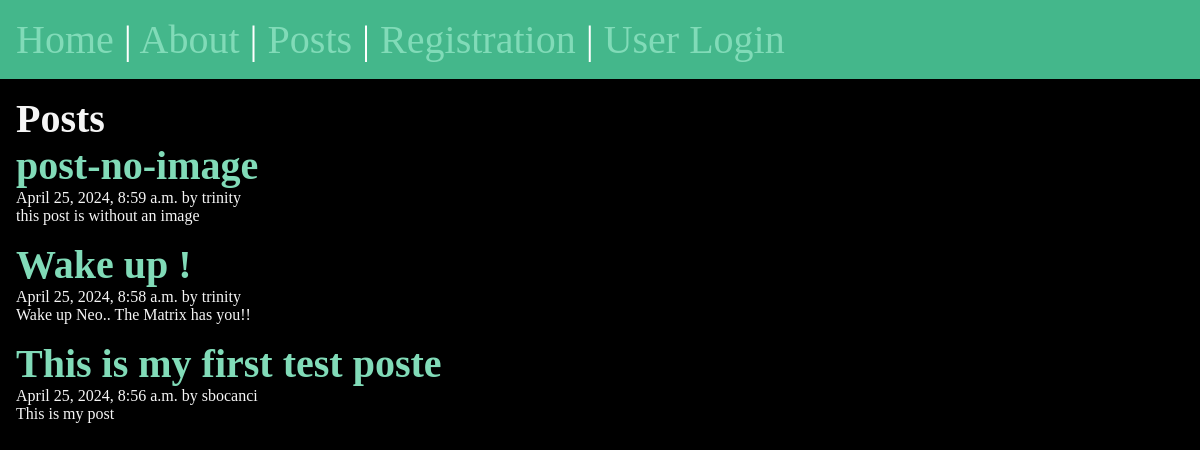
/posts/, run on the app's committed database.
### posts/models.py (models this page shows, shortened)
class Post(models.Model):
	title = models.CharField(max_length=100)
	body = models.TextField()
	slug = models.SlugField()
	date = models.DateTimeField(auto_now_add=True)
	banner = models.ImageField(default='default.jpeg', blank=True) # this wont work withoul pillow installed !!
	author = models.ForeignKey(User, on_delete=models.CASCADE, default=None) # this will create a foreign key to the User model (on_delete=models.CASCADE will delete the post if the user is deleted)

### posts/views.py (the view)
# urls.py: path('', views.posts_list, name="list"),
def posts_list(request):
	posts = Post.objects.all().order_by('-date') # this will return all the posts (-date will order the posts by date in descending order by date)
	return render(request, 'posts/posts_list.html', { 'posts': posts }) # this will render the request to the template posts_list.html

### posts/templates/posts/posts_list.html (shortened to what this page needs)
{% extends "layout.html" %}
{% block content %}
	<h1>Posts</h1>
	<section>
		{% for post in posts %}
			<article class="post">
				<h2>
					<a href="{% url 'posts:page' slug=post.slug %}">
						{{ post.title }}
					</a>
				</h2>
				<p>{{ post.date }} by {{ post.author }}</p>
				<p>{{ post.body }}</p>
			</article>
		{% endfor %}
	</section>
{% endblock %}

### templates/layout.html (shortened to what this page needs)
<!DOCTYPE html>
{% load static %}
<html lang="en">
<head>
	<link rel="stylesheet" href="{% static "css/style.css" %}">
</head>
<body>
	<nav>
		<a href="/" title="HOME">Home</a> |
		<a href="/about" title="ABOUT">About</a> |
		<a href="{% url 'posts:list' %}" title="POSTS">Posts</a> |
		{% if user.is_authenticated %}
			<a href="{% url 'posts:new-post' %}" title="ADD POST">New Post</a> |
			<form class="logout" action="{% url 'users:logout' %}" method="post">
				{% csrf_token %}
				<button class="logout-button" title="USER LOGOUT">Logout</button>
			</form>
		{% else %}
			<a href="{% url 'users:register' %}" title="REGISTER">Registration</a> |
			<a href="{% url 'users:login' %}" title="REGISTER">User Login</a>
		{% endif %}
	</nav>
	<main>
		{% block content %}
		{% endblock %}
	</main>
</body>
</html>

### static/css/style.css (style rules this page uses)
* { margin: 0; padding: 0; box-sizing: border-box; }
body { min-height: 100vh; background-color: black; color: whitesmoke; font-size: 3rem; }
nav { padding: 1rem; background-color: #44B78B; color: white; font-size: 2.5rem; }
main { padding: 1rem; }
section { display: flex; flex-flow: column; gap: 1rem; }
h1, h2 { font-size: 2.5rem; }
p { font-size: 1rem; }
a { text-decoration: none; color: #81dbb8; }

### data on the page
Post: title "post-no-image", date "April 25, 2024, 8:59 a.m.", author "trinity", body "this post is without an image"
Post: title "Wake up !", date "April 25, 2024, 8:58 a.m.", author "trinity", body "Wake up Neo.. The Matrix has you!!"
Post: title "This is my first test poste", date "April 25, 2024, 8:56 a.m.", author "sbocanci", body "This is my post"
